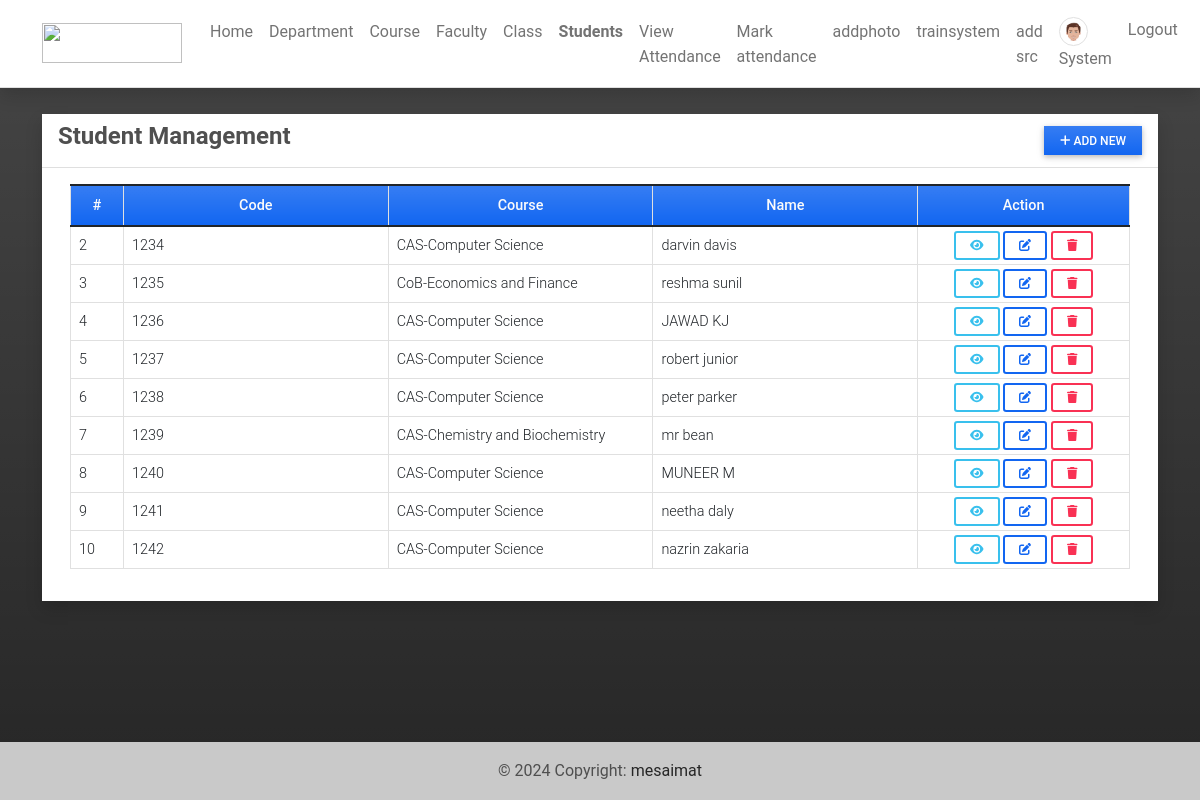
The app's page /student (signed in) with its own data.
### attendance/models.py (models this page shows, shortened)
class UserProfile(models.Model):
    user = models.OneToOneField(User, on_delete=models.CASCADE,related_name='profile')
    contact = models.CharField(max_length=250)
    dob = models.DateField(blank=True, null = True)
    address = models.TextField(blank=True, null = True)
    avatar = models.ImageField(blank=True, null = True, upload_to= 'images/')
    user_type = models.IntegerField(default = 2)
    gender = models.CharField(max_length=100, choices=[('Male','Male'),('Female','Female')], blank=True, null= True)
    department = models.ForeignKey(Department, on_delete=models.CASCADE, blank= True, null = True)

class Student(models.Model):
    student_code = models.CharField(max_length=250,blank=True, null= True)
    course=models.ForeignKey(Course,on_delete=models.CASCADE)
    first_name = models.CharField(max_length=250)
    last_name = models.CharField(max_length=250)
    gender = models.CharField(max_length=100, choices=[('Male','Male'),('Female','Female')], blank=True, null= True)
    dob = models.DateField(blank=True, null= True)
    contact = models.CharField(max_length=250, blank=True, null= True)
    date_added = models.DateTimeField(default=timezone.now)
    date_updated = models.DateTimeField(auto_now=True)

class Course(models.Model):
    department = models.ForeignKey(Department, on_delete=models.CASCADE)
    name = models.CharField(max_length=250)
    description = models.TextField(blank=True, null=True)
    status = models.IntegerField(default = 1)
    date_added = models.DateTimeField(default=timezone.now)
    date_updated = models.DateTimeField(auto_now=True)
    def __str__(self):
        return self.name

class Department(models.Model):
    name = models.CharField(max_length=250)
    description = models.TextField(blank=True, null=True)
    status = models.IntegerField(default = 1)
    date_added = models.DateTimeField(default=timezone.now)
    date_updated = models.DateTimeField(auto_now=True)
    def __str__(self):
        return self.name

### attendance/views.py (the view)
# urls.py: path('student',views.student,name='student-page'),
@login_required
def student(request):
    students = Student.objects.all()
    context['page_title'] = "Student Management"
    context['students'] = students
    return render(request, 'student_mgt.html',context)

### attendance/templates/student_mgt.html (shortened to what this page needs)
{% extends 'base.html' %} {% block pageContent %}
<div class="col-lg-12 col-md-12 col-sm-12 col-xs-12">
    <div class="card card-default rounded-0 shadow ">
        <div class="card-header">
            <div class="d-flex w-100 align-items-center justify-content-between">
                <h4 class="card-title fw-bold">Student Management</h4>
                <div class="tools">
                    <button type="button" class="btn btn-primary rounded-0 bg-gradient btn-sm" id='add_new'><i class="fa fa-plus"></i> Add New</button>
                </div>
            </div>
        </div>
        <div class="card-body">
            <div class="container-fluid">
                <table class="table table-bordered" id="student-list">
                    <colgroup>
                        <col width="5%">
                        <col width="25%">
                        <col width="25%">
                        <col width="25%">
                        <col width="20%">
                    </colgroup>
                    <thead>
                        <tr class="bg-gradient bg-primary bg-opacity-50 text-light">
                            <th class="px-2 py-2 text-center">#</th>
                            <th class="px-2 py-2 text-center">Code</th>
                            <th class="px-2 py-2 text-center">Course</th>
                            <th class="px-2 py-2 text-center">Name</th>
                            <th class="px-2 py-2 text-center">Action</th>
                        </tr>
                    </thead>
                    <tbody>
                        {% for student in students %}
                        <tr>
                            <td class="px-2 py-1 align-middle">{{ student.id }}</td>
                            <td class="px-2 py-1 align-middle">{{ student.student_code }}</td>
                            <td class="px-2 py-1 align-middle">{{ student.course.department }}-{{ student.course }}</td>
                            <td class="px-2 py-1 align-middle">{{ student.first_name }} {{ student.middle_name }} {{ student.last_name }}</td>
                            <td class="px-2 py-1 align-middle text-center">
                                <a class="btn btn-outline-info btn-sm view-data" href="javascript:void(0)" data-url="{% url 'view-student-modal' student.pk %}" title="View Details">
                                    <i class="fa fa-eye"></i>
                                </a>
                                {% if user.profile.user_type == 1 %}
                                <a class="btn btn-outline-primary btn-sm edit-data" href="javascript:void(0)" data-id="{{ student.pk }}" title="Edit">
                                    <i class="fa fa-edit"></i>
                                </a>
                                <button class="btn btn-outline-danger btn-sm delete-data" type="button" data-id="{{ student.pk }}" title="Delete">
                                    <i class="fa fa-trash"></i>
                                </button>
                                {% endif  %}
                            </td>
                        </tr>
                        {% endfor %}
                    </tbody>
                </table>
            </div>
        </div>
    </div>
</div>
{% endblock pageContent %}

### attendance/templates/topNavigation.html (shortened to what this page needs)
{% load static %}
<header>
    <nav class="navbar navbar-expand-lg navbar-light bg-white fixed-top shadow border-bottom">
        <div class="container">
            <a class="navbar-brand" target="_blank" href="{% url 'home-page' %}">
                <img src="{{ MEDIA_URL }}/default/ams-logo.png" height="16" alt="" loading="lazy" style="margin-top: -3px;" />
            </a>
            <div class="collapse navbar-collapse" id="navbarExample01">
                {% if user.id %}
                <ul class="navbar-nav me-auto mb-2 mb-lg-0" id="topNav">
                    <li class="nav-item">
                        <a class="nav-link" aria-current="page" href="{% url 'home-page' %}">Home</a>
                    </li>
                    {% if user.profile.user_type == 1 %}
                    <li class="nav-item">
                        <a class="nav-link" aria-current="page" href="{% url 'department-page' %}">Department</a>
                    </li>
                    <li class="nav-item">
                        <a class="nav-link" aria-current="page" href="{% url 'course-page' %}">Course</a>
                    </li>
                    <li class="nav-item">
                        <a class="nav-link" aria-current="page" href="{% url 'faculty-page' %}">Faculty</a>
                    </li>
                    {% endif %}
                    <li class="nav-item">
                        <a class="nav-link" aria-current="page" href="{% url 'class-page' %}">Class</a>
                    </li>
                    <li class="nav-item">
                        <a class="nav-link" aria-current="page" href="{% url 'student-page' %}">Students</a>
                    </li>
                    <li class="nav-item">
                        <a class="nav-link" aria-current="page" href="{% url 'attendance-class' %}">View Attendance</a>
                    </li>
                    <li class="nav-item">
                        <a class="nav-link" aria-current="page" href="{% url 'mark-your-attendance' %}">Mark attendance</a>
                    </li>
                    <li class="nav-item">
                        <a class="nav-link" aria-current="page" href="{% url 'add-photos' %}">addphoto</a>
                    </li>
                    <li class="nav-item">
                        <a class="nav-link" aria-current="page" href="{% url 'train' %}">trainsystem</a>
                    </li>
                    <li class="nav-item">
                        <a class="nav-link" aria-current="page" href="{% url 'add-src' %}">add src</a>
                    </li>
                </ul>
                <ul class="navbar-nav d-flex flex-row">
                    {% if user.id %} {% if user.profile.user_type == 1 %} {% endif %}
                    <li class="nav-item me-3 me-lg-0">
                        <a class="nav-link" href="{% url 'profile' %}">
                            <span class="me-1"><img src="{% if user.profile.avatar %}{{ user.profile.avatar.url }}{% else %}{{ MEDIA_URL }}/default/default-avatar.png{% endif %}" alt="User Avatar" data-url="{% if user.profile.avatar %}{{ user.profile.avatar.url }}{% else %}{{ MEDIA_URL }}/default/default-avatar.png{% endif %}" id="user-avatar" class="img-thumbnail rounded-circle"></span>
                            {{user.first_name}}
                        </a>
                    </li>
                    <li class="nav-item me-3 me-lg-0">
                        <a class="nav-link" href="{% url 'logout' %}">Logout</a>
                    </li>
                    {% else %}
                    <li class="nav-item me-3 me-lg-0">
                        <a class="nav-link" href="{% url 'login' %}">Login</a>
                    </li>
                    {% endif %}
                </ul>
                {% endif %}
            </div>
        </div>
    </nav>
</header>

### static/assets/default/css/style.css (style rules this page uses)
html, body { height: 100%; width: 100%; max-height: 100%; overflow: auto; display: flex; flex-direction: column; }
body>header { flex-shrink: auto; }
#user-avatar { width: 1.8rem; height: 1.8rem; object-fit: scale-down; object-position: center center; }
.navbar-brand>img { width: 7em; height: 2em; }
.nav-item.active a.nav-link { font-weight: bolder !important; }

### records on screen
Student: id "2", student_code "1234", course.department "CAS", course "Computer Science", first_name "darvin", last_name "davis"
Student: id "3", student_code "1235", course.department "CoB", course "Economics and Finance", first_name "reshma", last_name "sunil"
Student: id "4", student_code "1236", course.department "CAS", course "Computer Science", first_name "JAWAD", last_name "KJ"
Student: id "5", student_code "1237", course.department "CAS", course "Computer Science", first_name "robert", last_name "junior"
Student: id "6", student_code "1238", course.department "CAS", course "Computer Science", first_name "peter", last_name "parker"
Student: id "7", student_code "1239", course.department "CAS", course "Chemistry and Biochemistry", first_name "mr", last_name "bean"
Student: id "8", student_code "1240", course.department "CAS", course "Computer Science", first_name "MUNEER", last_name "M"
Student: id "9", student_code "1241", course.department "CAS", course "Computer Science", first_name "neetha", last_name "daly"
Student: id "10", student_code "1242", course.department "CAS", course "Computer Science", first_name "nazrin", last_name "zakaria"

### other values on screen
{{ user.first_name }} "System"
